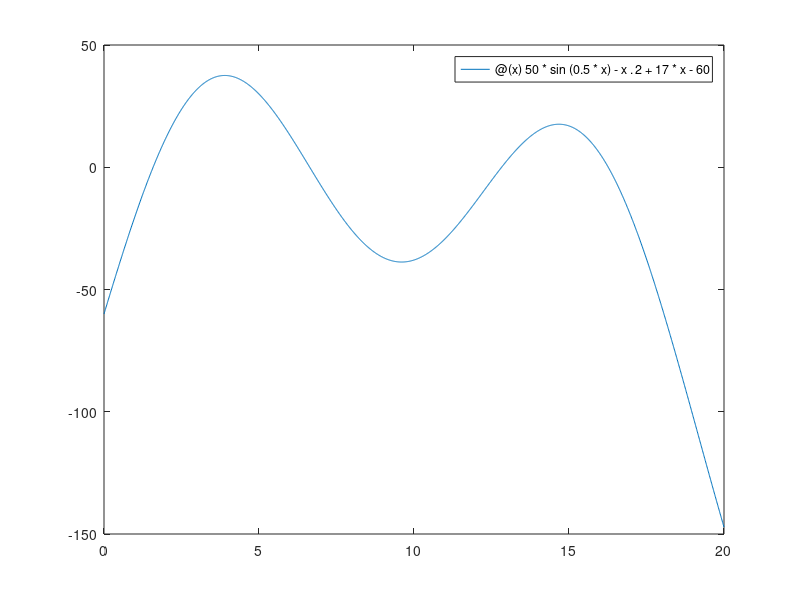

Recreate this plot in MATLAB. (Note: this script raises an error after producing the figure.)
clear
clc
f = @(x) 50 * sin(0.5 * x) - x.^2 + 17 * x - 60;  % from last problem

fplot(f,[0 20])
brackets = incsearch ( f, 0, 20, 100 );
brackets
 
[n m] = size(brackets) % note vector on left hand side
 
if n == 0 
    fprintf ('No roots found.\n');
else
    for k = 1 : n
        x(k) = fzero(f, brackets(k, :));  % select whole row
        fprintf ('There is a root at x = %f\n', x(k));
    end
end


root = bisect( f, brackets(1,1), brackets(1,2), 0.001, 1)
